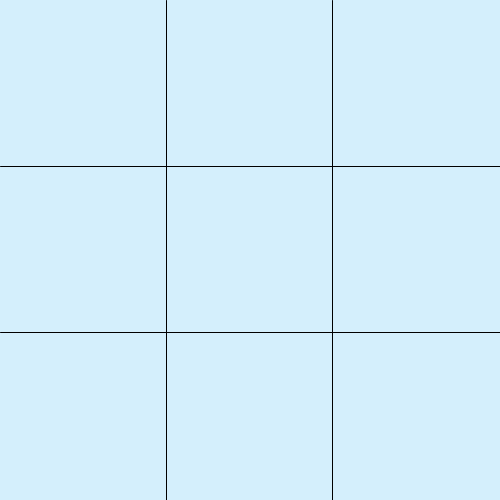
Frame 1 (no input)
Frame 60 (the mouse pressed at the canvas centre just before this capture): identical to frame 1, image omitted
Frame 120 (the mouse held since frame 60 and released just before this capture): identical to frame 1, image omitted

The Processing sketch that drew this single still picture (run headless with seeded random() and noise(); from frame 60 on, the mouse is pressed at the canvas centre):

// Processing sketch: processing_159351
// ── processing_159351.pde

void setup (){
size(500,500);
 background(212, 239, 252);
line(width/3,0,width/3,height);
line(width/3*2,0,width/3*2,height);
line(0,height/3,width,height/3);
line(0,height/3*2,width,height/3*2);
}

void draw () {
  println(mousePressed);
  if (mousePressed) {
  }
}
 
void mousePressed() {
  if (mouseX < width/3 && mouseX > 0 && mouseY < height/3 && mouseY > 0) {
    fill(56, 152, 252);
    ellipse(width/6, height/6, 80, 80);
  }
  if (mouseX < width/3*2 && mouseX > width/3 && mouseY < height/3 && mouseY > 0) {
    fill(129, 250, 204);
    ellipse(width/6*3, height/6, 80, 80);
  }
  if (mouseX < width && mouseX > width/3*2 && mouseY < height/3 && mouseY > 0) {
    fill(135, 151, 247);
    ellipse(width/6*5, height/6, 80, 80);
  }
  if (mouseX < width/3 && mouseX > 0 && mouseY < height/3*2 && mouseY > height/3) {
    fill(208, 135, 247);
    ellipse(width/6, height/6*3, 80, 80);
  }
  if (mouseX < width/3 && mouseX > 0 && mouseY < height && mouseY > height/3*2) {
    fill(129, 250, 204);
    ellipse(width/6, height/6*5, 80, 80);
  }
  if (mouseX < width/3*2 && mouseX > width/3 && mouseY < height/3*2 && mouseY > height/3) {
    fill(247, 135, 169);
    ellipse(width/6*3, height/6*3, 80, 80);
  }
  if (mouseX < width && mouseX > width/3*2 && mouseY < height/3*2 && mouseY > height/3 ) {
    fill(135, 218, 247);
    ellipse(width/6*5, height/6*3, 80, 80);
  }
  if (mouseX < width/3*2 && mouseX > width/3 && mouseY < height && mouseY > height/3*2 ) {
    fill(250, 103, 116);
    ellipse(width/6*3, height/6*5, 80, 80);
  }
  if (mouseX < width && mouseX > width/3*2 && mouseY < height && mouseY > height/3*2 ) {
    fill(103, 250, 212);
    ellipse(width/6*5, height/6*5, 80, 80);
  }
}
